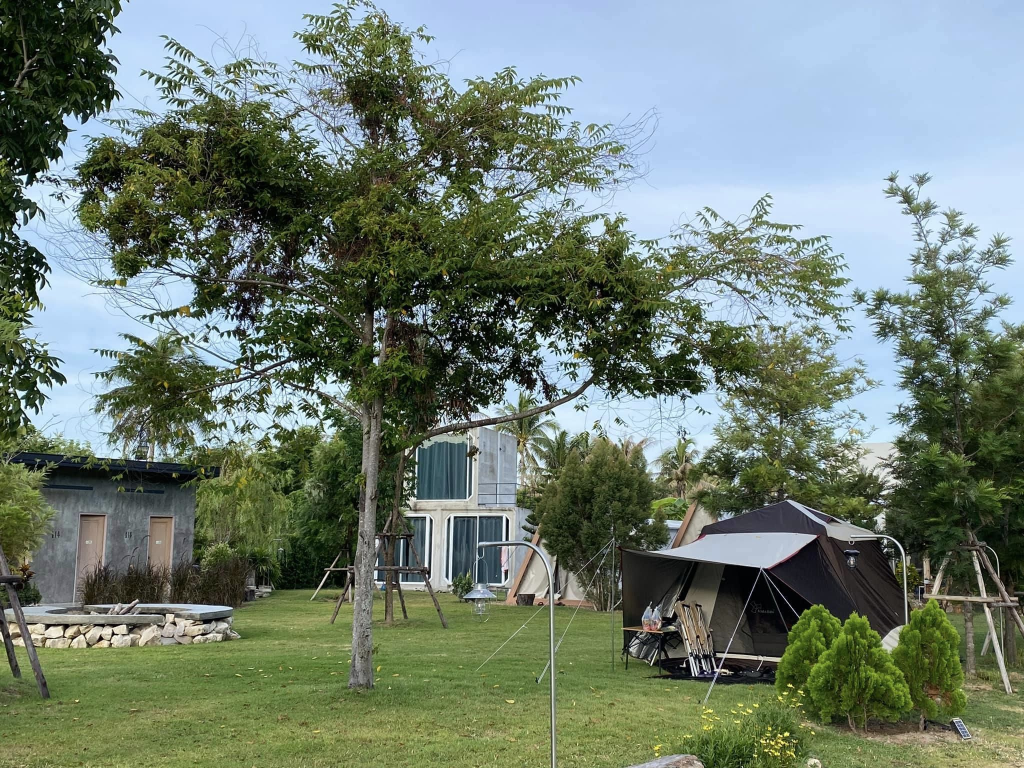
#> input picture Take Time BangPhra/Images/Accommodation/Atmosphere/448903963_982443400555831_6597725390904868180_n.jpg, 2048 x 1536 px (shown at 1/2 size)
$ python reader.py '../../Take Time BangPhra/Images/Accommodation/Atmosphere/448903963_982443400555831_6597725390904868180_n.jpg' 1.0
#> lines starting #> are read from the running program, lines starting #| are printed output that depends on the picture
"""Reference implementation of the local slip amount reader.

`Take Time BangPhra/Class/Payments/SlipCheck/LocalSlipAmountReader.cs` is a 1:1 port of this file — change both.

Pipeline
  0. decode (EXIF rotation) -> card crop for photos of a phone (largest bright+neutral blob, min(R,G,B))
  1. preprocess: grayscale (BT.601 luma) -> dark-mode invert (mean < 100) -> scale to ~TARGET_W -> 1..99 % stretch
  2. pass 1: tesseract tha+eng --psm 6 TSV -> words -> lines (boxes); no amount label found -> pass 1b
     (--psm 11 at 0.72x, merged only if it finds a label)
  3. candidates: money tokens on lines, scored by keyword + geometry (right of label on the same row, or below it)
  4. ROIs: top candidates' word boxes + label bands (right of / below the label); letter-only words blanked
  5. pass 2: one montage of all ROIs, each normalised to ~P2_H px text height, gray + Otsu versions,
     tesseract eng --psm 6 whitelist "0123456789.,B" TSV -> lines mapped back to ROI by y.
     A leading baht sign is detected by shape (blob taller than the digits, sticking out above and below) and erased.
  6. vote -> decision. Returning a wrong number is worse than "unreadable" (bypass), so low agreement => None.
     Confidence >= 85 only when pass 1 and >= 2 pass-2 readings agree in an amount-label context with no rival.

CLI:  python reader.py SLIP.jpg [expected]   -> prints every pass, candidates, votes and the decision
"""
import os
import re
import subprocess
import sys
import tempfile
import time
import unicodedata

import numpy as np
from PIL import Image, ImageOps

TESS = os.environ.get("TESS", "tesseract")
TARGET_W = int(os.environ.get("TARGET_W", "1500"))
P2_H = int(os.environ.get("P2_H", "48"))
MIN_CONF = int(os.environ.get("MIN_CONF", "60"))
PASS1B = os.environ.get("PASS1B", "1") == "1"

AMOUNT_KW = ["จำนวนเงิน", "จำนวน", "ยอดเงิน", "ยอดโอน", "ยอดชำระ", "ยอดรวม", "amount", "total"]
STRONG_KW = ["จำนวนเงิน", "จำนวน", "ยอดเงิน", "ยอดโอน", "ยอดชำระ", "amount"]
EXCLUDE_KW = ["ค่าธรรมเนียม", "fee", "คงเหลือ", "balance", "available", "ใช้ได้", "อ้างอิง", "เลขที่", "ref", "vat",
              "ภาษี", "transaction", "บัญชี", "kb", "รายการ"]
CURRENCY_KW = ["บาท", "thb", "฿"]
DATE_KW = ["ม.ค.", "ก.พ.", "มี.ค.", "เม.ย.", "พ.ค.", "มิ.ย.", "ก.ค.", "ส.ค.", "ก.ย.", "ต.ค.", "พ.ย.", "ธ.ค.",
           "jan", "feb", "mar", "apr", "may", "jun", "jul", "aug", "sep", "oct", "nov", "dec", "วันที่", "เวลา", "date"]
MONEY_RE = re.compile(r"(?<![\d.,])(\d{1,3}(?:[,.' ]\d{3})+|\d+)[.,](\d{2})(?![\d])")
TIME_RE = re.compile(r"\d{1,2}[:.]\d{2}\s*น")
HHMM_RE = re.compile(r"\b\d{1,2}:\d{2}\b")
DATE_RE = re.compile(r"\b\d{1,2}/\d{1,2}/\d{2,4}\b")
GROUP_RE = re.compile(r"\d[,.' ]\d{3}")
BAHT_PREFIX_RE = re.compile(r"(?:^|[^\w])[B฿]\s?$")
MAX_AMOUNT = 2000000.0


# [9 lines left out: function normalize, not called in this run]


def kw_in(low, kws):
    return any(k in low for k in kws)


# ── image helpers (C#: System.Drawing + LockBits) ───────────────────────────────────────────

def load_gray(path, with_min=False):
    im = ImageOps.exif_transpose(Image.open(path)).convert("RGB")
    a = np.asarray(im).astype(np.int32)
    g = ((a[..., 0] * 299 + a[..., 1] * 587 + a[..., 2] * 114) // 1000).astype(np.uint8)
    if with_min:
        return g, a.min(axis=2).astype(np.uint8)
    return g


AUTOCROP = os.environ.get("AUTOCROP", "1") == "1"


def card_box(mn):
    """Photo of a phone: find the bright, neutral slip card (min(R,G,B) high — beige floors/skin/tables have a
    weak blue channel) as the largest bright component on a ~240px thumbnail. Returns (l,t,r,b) or None."""
    h, w = mn.shape
    k = max(1, w // 240)
    sh, sw = h // k, w // k
    if sh < 20 or sw < 20:
        return None
    small = mn[:sh * k, :sw * k].reshape(sh, k, sw, k).astype(np.int32).sum(axis=(1, 3)) // (k * k)
    small = small.astype(np.uint8)
    thr = max(150, otsu(small))
    lab, comps = components(small > thr)
    if not comps:
        return None
    kbest = max(comps, key=lambda kk: comps[kk][4])
    c = list(comps[kbest])
    if c[4] < sh * sw * 0.12:
        return None
    # glare / moire / a notification banner can split the card: absorb bright blobs stacked above/below it
    # (same column, small vertical gap) so the crop never cuts the amount line off
    changed = True
    used = {kbest}
    while changed:
        changed = False
        for kk, o in comps.items():
            if kk in used or o[4] < sh * sw * 0.01:
                continue
            ov = min(c[2], o[2]) - max(c[0], o[0]) + 1
            gap = max(o[1] - c[3], c[1] - o[3])
            if ov >= 0.6 * min(c[2] - c[0] + 1, o[2] - o[0] + 1) and gap <= sh * 0.12:
                c = [min(c[0], o[0]), min(c[1], o[1]), max(c[2], o[2]), max(c[3], o[3]), c[4] + o[4]]
                used.add(kk)
                changed = True
    bw, bh = c[2] - c[0] + 1, c[3] - c[1] + 1
    if bw * bh > sh * sw * 0.85 or bw < sw * 0.3:
        return None
    m = int(max(bw, bh) * 0.02) + 1
    return (max(0, (c[0] - m) * k), max(0, (c[1] - m) * k), min(w, (c[2] + 1 + m) * k), min(h, (c[3] + 1 + m) * k))


def resize(g, w, h):
    return np.asarray(Image.fromarray(g).resize((max(1, w), max(1, h)), Image.BICUBIC))


def stretch(g):
    hist = np.bincount(g.ravel(), minlength=256)
    c = np.cumsum(hist)
    n = c[-1]
    lo = int(np.searchsorted(c, n * 0.01))
    hi = int(np.searchsorted(c, n * 0.99))
    if hi - lo < 30:
        return g
    x = (g.astype(np.int32) - lo) * 255 // (hi - lo)
    return np.clip(x, 0, 255).astype(np.uint8)


def otsu(g):
    hist = np.bincount(g.ravel(), minlength=256).astype(np.float64)
    total = float(g.size)
    sum_all = float(np.dot(np.arange(256), hist))
    wb = sb = 0.0
    best, thr = -1.0, 127
    for t in range(256):
        wb += hist[t]
        if wb == 0:
            continue
        wf = total - wb
        if wf == 0:
            break
        sb += t * hist[t]
        mb = sb / wb
        mf = (sum_all - sb) / wf
        between = wb * wf * (mb - mf) ** 2
        if between > best:
            best, thr = between, t
    return thr


# [6 lines left out: function binarize, not called in this run]


def components(mask):
    """4-connected components -> (label image, list of [minx,miny,maxx,maxy,count]) — union-find, mirrors C#."""
    h, w = mask.shape
    lab = np.zeros((h, w), dtype=np.int32)
    parent = [0]

    def find(x):
        while parent[x] != x:
            parent[x] = parent[parent[x]]
            x = parent[x]
        return x

    nxt = 1
    for y in range(h):
        for x in np.nonzero(mask[y])[0]:
            up = lab[y - 1, x] if y > 0 else 0
            left = lab[y, x - 1] if x > 0 else 0
            if up and left:
                a, b = find(up), find(left)
                lab[y, x] = min(a, b)
                if a != b:
                    parent[max(a, b)] = min(a, b)
            elif up or left:
                lab[y, x] = up or left
            else:
                parent.append(nxt)
                lab[y, x] = nxt
                nxt += 1
    roots = np.array([find(i) for i in range(nxt)], dtype=np.int32)
    lab = roots[lab]
    boxes = {}
    ys, xs = np.nonzero(lab)
    ls = lab[ys, xs]
    for k in np.unique(ls):
        sel = ls == k
        boxes[int(k)] = [int(xs[sel].min()), int(ys[sel].min()), int(xs[sel].max()), int(ys[sel].max()), int(sel.sum())]
    return lab, boxes


# [36 lines left out: functions find_baht_glyph, dilate, not called in this run]


# ── tesseract ───────────────────────────────────────────────────────────────────────────────

def run_tess(img_u8, args, timeout=20):
    fd, p = tempfile.mkstemp(suffix=".png", prefix="ttslip_")
    os.close(fd)
    try:
        Image.fromarray(img_u8).save(p)
        r = subprocess.run([TESS, p, "stdout"] + args, capture_output=True, timeout=timeout)
        return r.returncode, r.stdout.decode("utf-8", "replace"), r.stderr.decode("utf-8", "replace")
    except subprocess.TimeoutExpired:
        return -1, "", "timeout"
    finally:
        try:
            os.remove(p)
        except OSError:
            pass


class Line:
    __slots__ = ("words", "text", "spans", "box", "hmed")


# [35 lines left out: function parse_tsv, not called in this run]


THAI_MARKS_RE = re.compile("[\u0e47-\u0e4e]")


def kw_text(s):
    """keyword matching form: lower-case, no spaces, Thai tone/diacritic marks dropped and sara-am -> sara-aa
    (OCR adds/loses marks: 'จําน่วน' must still match 'จำนวน'). May change length."""
    s = s.lower().replace(" ", "").replace("\u0e33", "\u0e32")
    return THAI_MARKS_RE.sub("", s)


def kws(lst):
    return [kw_text(k) for k in lst]


# [17 lines left out: function label_box, not called in this run]


DIGITISH_RE = re.compile(r"^[0-9.,'฿BOolI|S]+$")


# [78 lines left out: functions token_box, parse_value, find_candidates, not called in this run]


K_AMOUNT_KW, K_STRONG_KW, K_EXCLUDE_KW, K_CURRENCY_KW, K_DATE_KW = (kws(AMOUNT_KW), kws(STRONG_KW), kws(EXCLUDE_KW),
                                                                 kws(CURRENCY_KW), kws(DATE_KW))


# ── pass 2 ─────────────────────────────────────────────────────────────────────────────────

# [13 lines left out: functions crop, norm_height, not called in this run]


NONDIGIT_WORD_RE = re.compile(r"^[^0-9]*[A-Za-z\u0e01-\u0e4f][^0-9]*$")


# [84 lines left out: functions blank_words, build_rois, montage, values_in, not called in this run]


# ── entry points ────────────────────────────────────────────────────────────────────────────

def ocr_state(path):
    t0 = time.time()
    st = {"passes": [], "dark": False}
    g, mn = load_gray(path, True)
    if AUTOCROP:
        cb = card_box(mn)
        if cb:
            g = g[cb[1]:cb[3], cb[0]:cb[2]]
            st["crop"] = cb
    h0, w0 = g.shape
    if g.mean() < 100:
        g = 255 - g
        st["dark"] = True
    f = max(0.5, min(3.0, TARGET_W / float(w0)))
    if abs(f - 1) > 0.05:
        g = resize(g, int(round(w0 * f)), int(round(h0 * f)))
    g = stretch(g)
    code, out, err = run_tess(g, ["-l", "tha+eng", "--psm", "6", "-c", "tessedit_create_tsv=1", "-c", "tessedit_create_txt=0"])
    lines = parse_tsv(out) if code == 0 else []
    st["passes"].append(("p1", "\n".join(L.text for L in lines)))
    labels, cands = find_candidates(lines, g.shape[1])
    if PASS1B and not labels:
        # no amount label read (moire, glare, odd font): one more page pass at a different scale in sparse-text
        # mode; keep it only if it finds a label. Boxes are mapped back to the pass-1 image.
        sc = 0.72
        gb = resize(g, int(round(g.shape[1] * sc)), int(round(g.shape[0] * sc)))
        code, out, err = run_tess(gb, ["-l", "tha+eng", "--psm", "11", "-c", "tessedit_create_tsv=1", "-c", "tessedit_create_txt=0"])
        lines_b = parse_tsv(out, 1.0 / sc) if code == 0 else []
        st["passes"].append(("p1b", "\n".join(L.text for L in lines_b)))
        labels_b, cands_b = find_candidates(lines_b, g.shape[1])
        if labels_b:
            # merge: pass-1b labels give geometry to pass-1 numbers too (both in pass-1 image coordinates)
            lines = sorted(lines + lines_b, key=lambda L: (L.box[1] + L.box[3]) / 2.0)
            labels, cands = find_candidates(lines, g.shape[1])
    rois, top = build_rois(blank_words(g, lines, cands), labels, cands)
    can, spans = montage(rois)
    votes = []
    if can is not None:
        code2, out2, err2 = run_tess(can, ["-l", "eng", "--psm", "6", "-c", "tessedit_char_whitelist=0123456789.,B", "-c", "tessedit_create_tsv=1", "-c", "tessedit_create_txt=0"])
        l2 = parse_tsv(out2) if code2 == 0 else []
        st["passes"].append(("p2", "\n".join(L.text for L in l2)))
        for L in l2:
            cy = (L.box[1] + L.box[3]) / 2.0
            for (y0, y1, r, ver) in spans:
                if y0 - 6 <= cy <= y1 + 6:
                    for v, raw, bp in values_in(L.text):
                        votes.append({"roi": r, "ver": ver, "value": v, "raw": raw, "bprefix": bp})
                    break
    st.update(labels=labels, cands=cands, top=top, votes=votes, rois=rois)
    st["ms"] = int((time.time() - t0) * 1000)
    return st


# [96 lines left out: functions strip_lead, decide, not called in this run]


def read(path, expected=None):
    st = ocr_state(path)
#> in load_gray, im is the input picture: PIL image 2048x1536 RGB; mean R, G, B 112.7, 127, 115.1
#> in load_gray, `g = ((a[..., 0] * 299 + a[..., 1] * 587 + a[..., 2] * 114) // 1000).as..`:
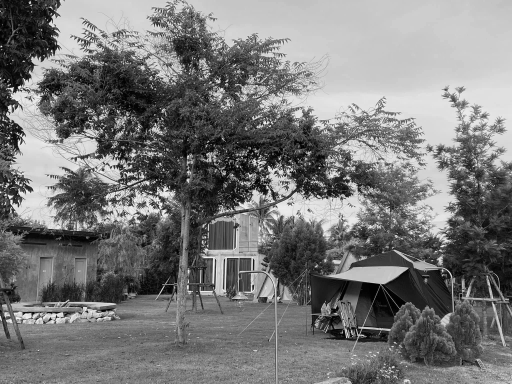
#> g: shape (1536, 2048) (shown at 1/4 size); min 0, max 255, mean 120.8
#> in ocr_state, `g, mn = load_gray(path, True)`:
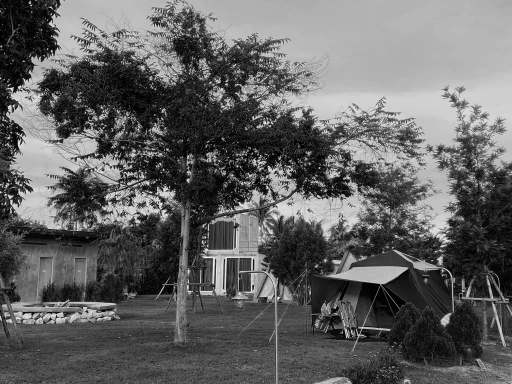
#> mn: shape (1536, 2048) (shown at 1/4 size); min 0, max 255, mean 98.5
#> in card_box, `small = mn[:sh * k, :sw * k].reshape(sh, k, sw, k).astype(np.int32).su..`:
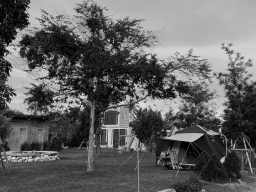
#> small: shape (192, 256) int64; min 0, max 224, mean 98.1
#> in otsu, `hist = np.bincount(g.ravel(), minlength=256).astype(np.float64)`: hist = 256 values, max 1105 at index 182, min 0 at index 220, mean 192
#> in otsu, `sum_all = float(np.dot(np.arange(256), hist))`: sum_all = 4822668
#> the loop in otsu, `for t in range(256):` made 225 passes
#> (wb, wf, sb, mb, mf, best) on passes 1 to 8: (9, 49143, 0, 0, 98.14, 4.26e+09), (53, 49099, 44, 0.83, 98.22, 2.47e+10), (129, 49023, 196, 1.52, 98.37, 5.93e+10), (207, 48945, 430, 2.08, 98.52, 9.42e+10), (290, 48862, 762, 2.63, 98.68, 1.31e+11), (363, 48789, 1127, 3.1, 98.82, 1.62e+11), (492, 48660, 1901, 3.86, 99.07, 2.17e+11), (617, 48535, 2776, 4.5, 99.31, 2.69e+11)
#> after the loop in components, `for y in range(h):`:
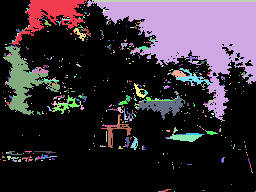
#> lab: shape (192, 256) int32; 737 distinct labels, from 0 to 736; one colour per label, 0 black
#> in components, `ys, xs = np.nonzero(lab)`:
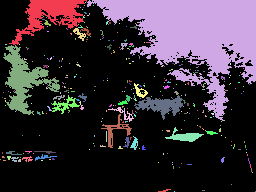
#> lab: shape (192, 256) int32; 383 distinct labels, from 0 to 736; one colour per label, 0 black
#> in ocr_state, `g = g[cb[1]:cb[3], cb[0]:cb[2]]`:
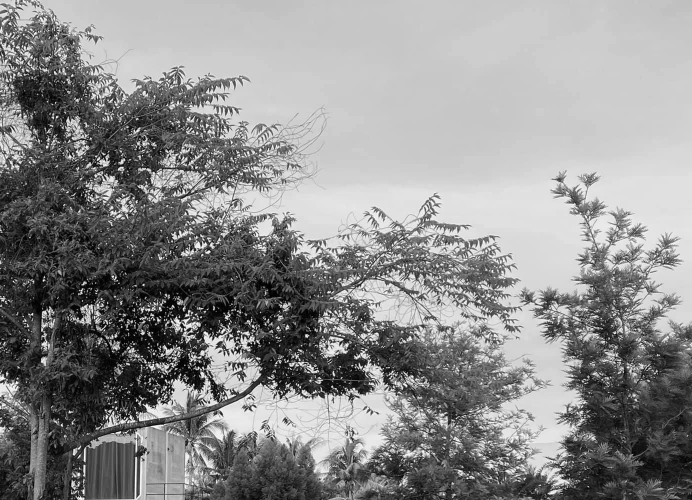
#> g: shape (1000, 1384) (shown at 1/2 size); min 0, max 254, mean 140.9
#> in stretch, `return np.clip(x, 0, 255).astype(np.uint8)`:
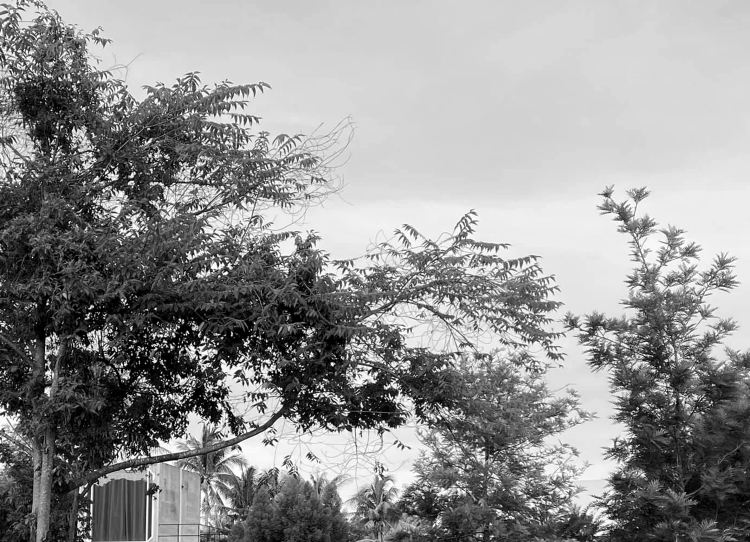
#> returned value: shape (1084, 1500) (shown at 1/2 size); min 0, max 255, mean 146.1
    v, c, w = decide(st, expected)
    return v, c, w, st


if __name__ == "__main__":
#> (the run stopped early here; a loop or call above may not have finished)

$ run again, on Take Time BangPhra/Images/Accommodation/Atmosphere/451849081_1003285811804923_7487022283341878593_n.jpg
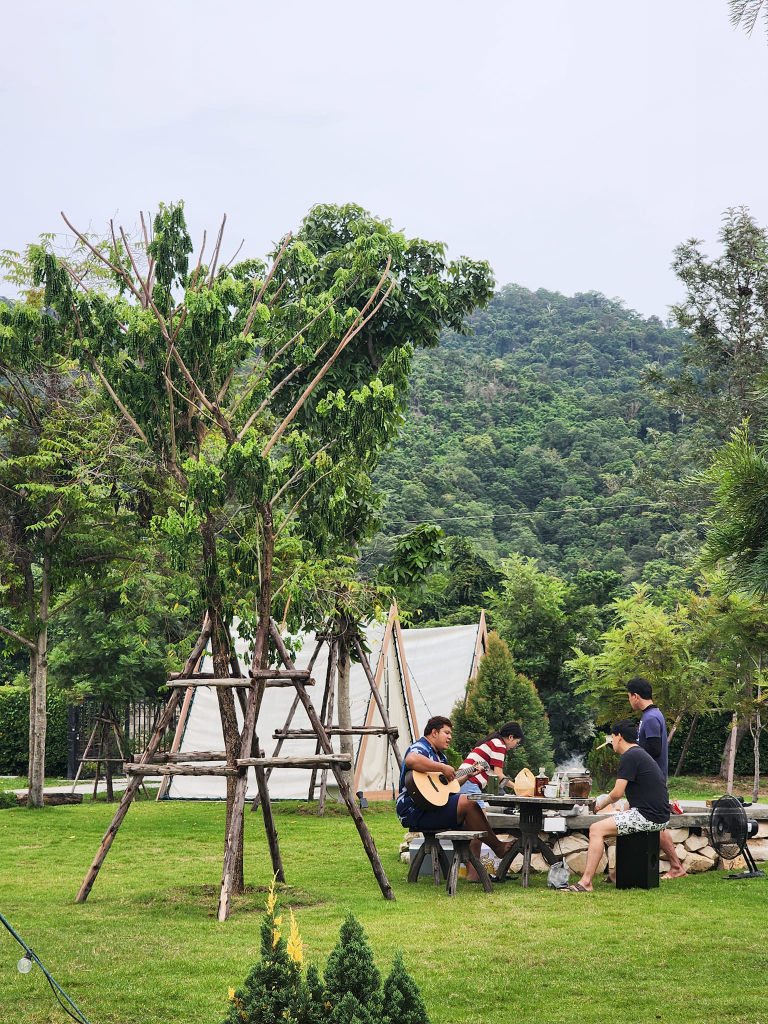
#> input picture Take Time BangPhra/Images/Accommodation/Atmosphere/451849081_1003285811804923_7487022283341878593_n.jpg, 1536 x 2048 px (shown at 1/2 size)
#> in load_gray, im is the input picture: PIL image 1536x2048 RGB; mean R, G, B 137.9, 147.7, 121.9
#> hist = 256 values, max 3404 at index 236, min 0 at index 0, mean 341
#> sum_all = 10057174
#> the loop in otsu, `for t in range(256):` made 239 passes
#> (wb, wf, sb, mb, mf, best) on passes 6 to 13: (1, 87295, 5, 5, 115.2, 1.06e+09), (2, 87294, 11, 5.5, 115.2, 2.1e+09), (4, 87292, 25, 6.25, 115.2, 4.15e+09), (11, 87285, 81, 7.36, 115.2, 1.12e+10), (26, 87270, 216, 8.31, 115.2, 2.59e+10), (46, 87250, 416, 9.04, 115.3, 4.53e+10), (72, 87224, 702, 9.75, 115.3, 7e+10), (106, 87190, 1110, 10.47, 115.3, 1.02e+11)
#> after the loop in components, `for y in range(h):`:
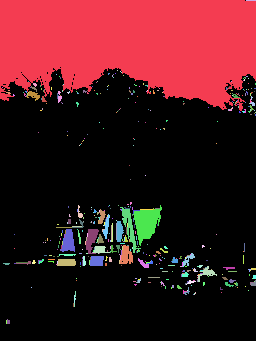
#> lab: shape (341, 256) int32; 487 distinct labels, from 0 to 486; one colour per label, 0 black
#> in ocr_state, `g = g[cb[1]:cb[3], cb[0]:cb[2]]`:
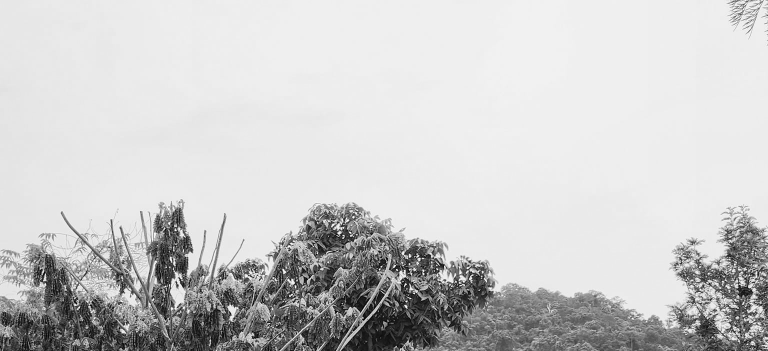
#> g: shape (702, 1536) (shown at 1/2 size); min 0, max 255, mean 202.5
